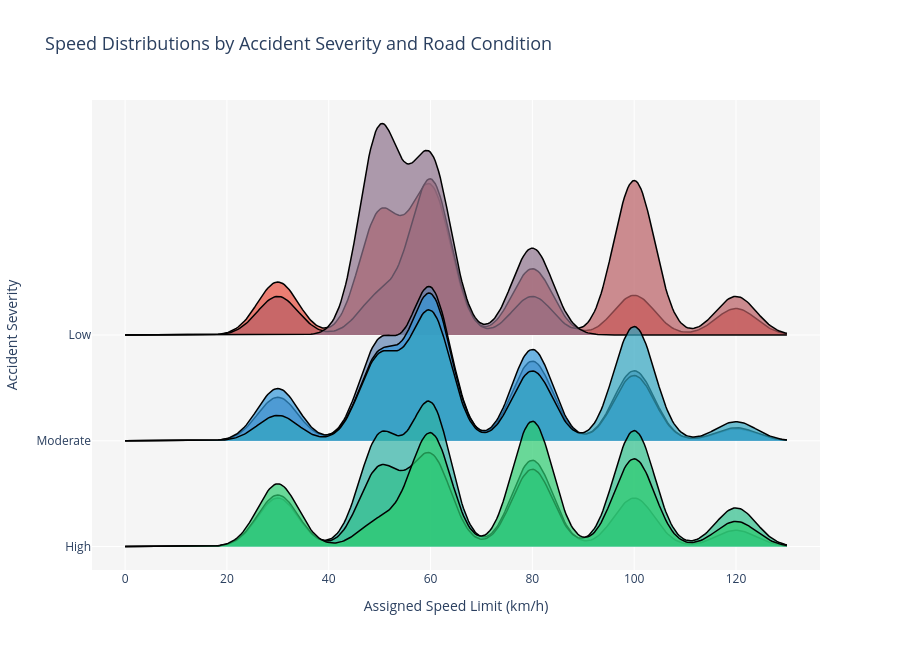

The notebook cell this image was saved under:
### Code cell
import numpy as np
import pandas as pd
from ridgeplot import ridgeplot

# 1. Define the categories based on your dataset
# Assuming Accident_Severity is 1 (Slight), 2 (Serious), 3 (Fatal)
severity_levels = sorted(df_speed['Accident_Severity'].unique())
severity_labels = ["Low", "Moderate", "High"][:len(severity_levels)]

# Internal Traces: Road Conditions
conditions = ['Dry', 'Wet', 'Icy']

# 2. Build the Nested Sample Structure
samples = []
for sev in severity_levels:
    row_samples = []
    for cond in conditions:
        # Distribution of Speed_Limit for this specific Severity/Condition bucket
        subset_speeds = df_speed[(df_speed['Accident_Severity'] == sev) & 
                                 (df_speed['Road_Condition'] == cond)]['Speed_Limit'].values
        
        # ridgeplot requires at least some data to generate a KDE
        if len(subset_speeds) > 1:
            row_samples.append(subset_speeds)
        else:
            row_samples.append(np.array([0])) 
    samples.append(row_samples)

# 3. Create the Ridgeplot
# Green = Dry, Blue = Wet, Red = Icy
custom_colors = ["#2ecc71", "#3498db", "#e74c3c"]

fig = ridgeplot(
    samples=samples,
    labels=[conditions] * len(severity_levels),
    row_labels=severity_labels,
    colorscale=custom_colors,
    colormode="trace-index",
    bandwidth=4,             # Adjusted for speed range (0-120)
    kde_points=np.linspace(0, 130, 400),
    spacing=0.5,
    opacity=0.7
)

# 4. Final Polish
fig.update_layout(
    title=dict(text="Speed Distributions by Accident Severity and Road Condition", font_size=18),
    height=650,
    width=900,
    plot_bgcolor="rgb(245, 245, 245)",
    xaxis_title="Assigned Speed Limit (km/h)",
    yaxis_title="Accident Severity",
    xaxis_gridcolor="white",
    showlegend=False
)

fig.show()

### Figure 1 — Plotly figure (JSON) as saved in the notebook; plotly's stock layout.template omitted (floating-point values rounded to 4 significant figures; data arrays with more than 128 entries replaced by an {"elided": "..."} marker saying what was removed)
{"data": [{"hoverinfo": "skip", "line": {"color": "rgba(0,0,0,0)", "width": 0}, "showlegend": false, "type": "scatter", "x": {"elided": "400 float values"}, "y": {"elided": "400 float values"}, "zorder": 0}, {"customdata": {"elided": "400x1 float values"}, "fill": "tonexty", "fillcolor": "rgba(231, 76, 60, 0.7)", "hovertemplate": "(%{x:.7}, %{customdata[0]:.7})<br><extra>%{fullData.name}</extra>", "line": {"color": "black", "width": 1.5}, "mode": "lines", "name": "Dry", "type": "scatter", "x": {"elided": "400 float values"}, "y": {"elided": "400 float values"}, "zorder": 0}, {"hoverinfo": "skip", "line": {"color": "rgba(0,0,0,0)", "width": 0}, "showlegend": false, "type": "scatter", "x": {"elided": "400 float values"}, "y": {"elided": "400 float values"}, "zorder": 1}, {"customdata": {"elided": "400x1 float values"}, "fill": "tonexty", "fillcolor": "rgba(186.25, 95.0, 99.75, 0.7)", "hovertemplate": "(%{x:.7}, %{customdata[0]:.7})<br><extra>%{fullData.name}</extra>", "line": {"color": "black", "width": 1.5}, "mode": "lines", "name": "Wet", "type": "scatter", "x": {"elided": "400 float values"}, "y": {"elided": "400 float values"}, "zorder": 1}, {"hoverinfo": "skip", "line": {"color": "rgba(0,0,0,0)", "width": 0}, "showlegend": false, "type": "scatter", "x": {"elided": "400 float values"}, "y": {"elided": "400 float values"}, "zorder": 2}, {"customdata": {"elided": "400x1 float values"}, "fill": "tonexty", "fillcolor": "rgba(141.5, 114.0, 139.5, 0.7)", "hovertemplate": "(%{x:.7}, %{customdata[0]:.7})<br><extra>%{fullData.name}</extra>", "line": {"color": "black", "width": 1.5}, "mode": "lines", "name": "Icy", "type": "scatter", "x": {"elided": "400 float values"}, "y": {"elided": "400 float values"}, "zorder": 2}, {"hoverinfo": "skip", "line": {"color": "rgba(0,0,0,0)", "width": 0}, "showlegend": false, "type": "scatter", "x": {"elided": "400 float values"}, "y": {"elided": "400 float values"}, "zorder": 3}, {"customdata": {"elided": "400x1 float values"}, "fill": "tonexty", "fillcolor": "rgba(96.75, 133.0, 179.25, 0.7)", "hovertemplate": "(%{x:.7}, %{customdata[0]:.7})<br><extra>%{fullData.name}</extra>", "line": {"color": "black", "width": 1.5}, "mode": "lines", "name": "Dry", "type": "scatter", "x": {"elided": "400 float values"}, "y": {"elided": "400 float values"}, "zorder": 3}, {"hoverinfo": "skip", "line": {"color": "rgba(0,0,0,0)", "width": 0}, "showlegend": false, "type": "scatter", "x": {"elided": "400 float values"}, "y": {"elided": "400 float values"}, "zorder": 4}, {"customdata": {"elided": "400x1 float values"}, "fill": "tonexty", "fillcolor": "rgba(52, 152, 219, 0.7)", "hovertemplate": "(%{x:.7}, %{customdata[0]:.7})<br><extra>%{fullData.name}</extra>", "line": {"color": "black", "width": 1.5}, "mode": "lines", "name": "Wet", "type": "scatter", "x": {"elided": "400 float values"}, "y": {"elided": "400 float values"}, "zorder": 4}, {"hoverinfo": "skip", "line": {"color": "rgba(0,0,0,0)", "width": 0}, "showlegend": false, "type": "scatter", "x": {"elided": "400 float values"}, "y": {"elided": "400 float values"}, "zorder": 5}, {"customdata": {"elided": "400x1 float values"}, "fill": "tonexty", "fillcolor": "rgba(50.5, 165.0, 192.5, 0.7)", "hovertemplate": "(%{x:.7}, %{customdata[0]:.7})<br><extra>%{fullData.name}</extra>", "line": {"color": "black", "width": 1.5}, "mode": "lines", "name": "Icy", "type": "scatter", "x": {"elided": "400 float values"}, "y": {"elided": "400 float values"}, "zorder": 5}, {"hoverinfo": "skip", "line": {"color": "rgba(0,0,0,0)", "width": 0}, "showlegend": false, "type": "scatter", "x": {"elided": "400 float values"}, "y": {"elided": "400 float values"}, "zorder": 6}, {"customdata": {"elided": "400x1 float values"}, "fill": "tonexty", "fillcolor": "rgba(49.0, 178.0, 166.0, 0.7)", "hovertemplate": "(%{x:.7}, %{customdata[0]:.7})<br><extra>%{fullData.name}</extra>", "line": {"color": "black", "width": 1.5}, "mode": "lines", "name": "Dry", "type": "scatter", "x": {"elided": "400 float values"}, "y": {"elided": "400 float values"}, "zorder": 6}, {"hoverinfo": "skip", "line": {"color": "rgba(0,0,0,0)", "width": 0}, "showlegend": false, "type": "scatter", "x": {"elided": "400 float values"}, "y": {"elided": "400 float values"}, "zorder": 7}, {"customdata": {"elided": "400x1 float values"}, "fill": "tonexty", "fillcolor": "rgba(47.5, 191.0, 139.5, 0.7)", "hovertemplate": "(%{x:.7}, %{customdata[0]:.7})<br><extra>%{fullData.name}</extra>", "line": {"color": "black", "width": 1.5}, "mode": "lines", "name": "Wet", "type": "scatter", "x": {"elided": "400 float values"}, "y": {"elided": "400 float values"}, "zorder": 7}, {"hoverinfo": "skip", "line": {"color": "rgba(0,0,0,0)", "width": 0}, "showlegend": false, "type": "scatter", "x": {"elided": "400 float values"}, "y": {"elided": "400 float values"}, "zorder": 8}, {"customdata": {"elided": "400x1 float values"}, "fill": "tonexty", "fillcolor": "rgba(46, 204, 113, 0.7)", "hovertemplate": "(%{x:.7}, %{customdata[0]:.7})<br><extra>%{fullData.name}</extra>", "line": {"color": "black", "width": 1.5}, "mode": "lines", "name": "Icy", "type": "scatter", "x": {"elided": "400 float values"}, "y": {"elided": "400 float values"}, "zorder": 8}], "layout": {"bargap": 0, "bargroupgap": 0, "barmode": "stack", "height": 650, "legend": {"traceorder": "normal"}, "plot_bgcolor": "rgb(245, 245, 245)", "showlegend": false, "title": {"font": {"size": 18}, "text": "Speed Distributions by Accident Severity and Road Condition"}, "width": 900, "xaxis": {"gridcolor": "white", "range": [-6.5, 136.5], "showgrid": true, "showticklabels": true, "title": {"text": "Assigned Speed Limit (km/h)"}, "zeroline": false}, "yaxis": {"showgrid": true, "showticklabels": true, "tickmode": "array", "ticktext": ["Low", "Moderate", "High"], "tickvals": [0.0, -0.02276, -0.04552], "title": {"text": "Accident Severity"}, "zeroline": false}}}
